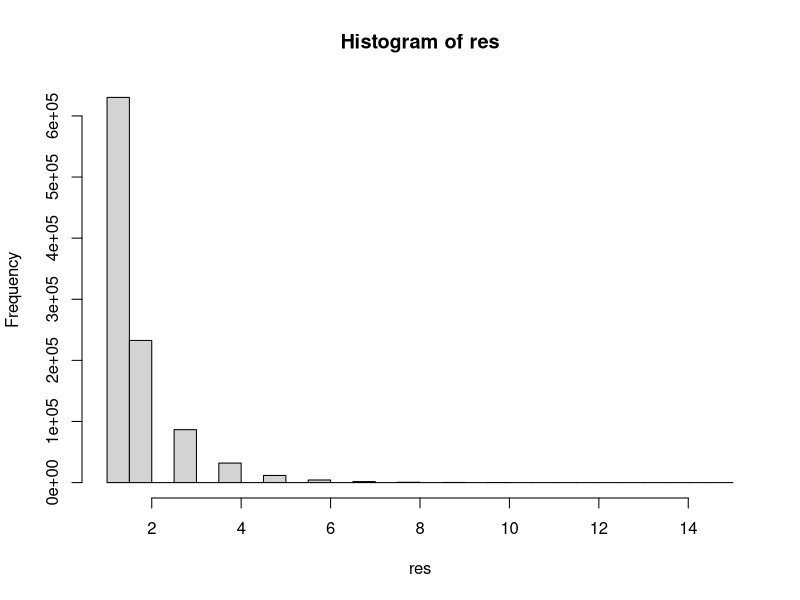
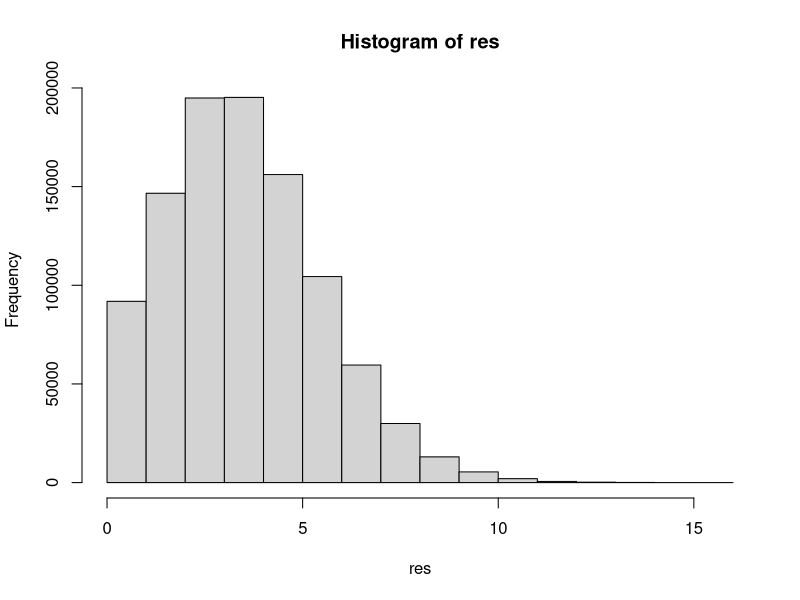

R code for these plots, in order:
# Generacion de variables aleatorias discretas

# Inputs:
# probs: vector de probabilidades
# labels: etiquetas o valores que puede tomar la variable aleatoria

mti <- function(probs, labels){
  U <- runif(1)
  pos <- which(U < cumsum(probs))[1]
  return(labels[pos])
}

# Verificacion a partir de las probabilidades empiricas
n <- 1000000
probabilidades <- runif(20); probabilidades <- probabilidades/sum(probabilidades)
labels <- paste0(LETTERS[1:20], "001")         # Genera etiquetas tipo A001, B001, ...

system.time(table(sapply(1:n, function(k){  # system.time cuenta tiempo de ejecucion| table hace un conteo | sapply es como un for
  mti(probabilidades,labels)
}))/n)

# Ordenando las probabilidades en forma descendente
res <- order(probabilidades, decreasing = TRUE) # order devuelve las posiciones de los elementos para que el objeto este ordenado
probs <- probabilidades[res] # Ordenar probs en forma descendente
labels <- labels[res] # Ordenar labels en funcion de probs
system.time(table(sapply(1:n, function(k){  # system.time cuenta tiempo de ejecucion| table hace un conteo | sapply es como un for
  mti(probs,labels)
}))/n)

mti(c(0.40, 0.45, 0.15),c("Deficiente", "Buenas", "Excelentes"))

# Simulacion distribucion geometrica      
# Inputs:
# q: probabilidad de fracaso

dg <- function(q){
  return(floor(log(runif(1))/log(q)) + 1)
}

res <- sapply(1:n,function(k){
  dg(q = 0.37)
})
table(res)/n
hist(res)

# Simular las variables geomtricas
val_teoricos <- rgeom(n = 1000000, prob = 1-0.37) + 1 # Empieza desde 0 exitos (x = 0)

# Test de Kolmogorov - Smirnov: prueba de bondad de ajuste (nuestro dg se parece a dgeom??)
ks.test(res, val_teoricos)

# Distribusion Poisson
# Input: lambda

dp <- function(lambda){
  U <- runif(1)
  i <-0
  p <- exp(-lambda)
  Fx <- p
while(U>= Fx)
  {
    p <- lambda*p/(i+1)
    Fx <- Fx + p
    i <- i + 1
  }
  return(i)
}

dp(lambda = 4)

# Validacion
res <- sapply(1:n,function(k){
dp(lambda = 4)
})
mean(res)   # cercano a lambda
var(res)    # cercano a lambda
hist(res)

# Distribucion Binomial
# inputs: n, p

db <- function(n,p){
  U <- runif(1)
  c <- p/(1-p)
  i <- 0
  pr <- (1-p)^n
  Fx <- pr
  while(U>= Fx)
  {
    pr <- c*(n-i)/(i+1)*pr
    Fx <- Fx + pr
    i <- i + 1
  }
  return(i)
}

db(10,0.04)

# Validacion
res <- sapply(1:n,function(k){
db(10,0.04)
})
mean(res)    # np = 0.4
var(res)     # npq 
